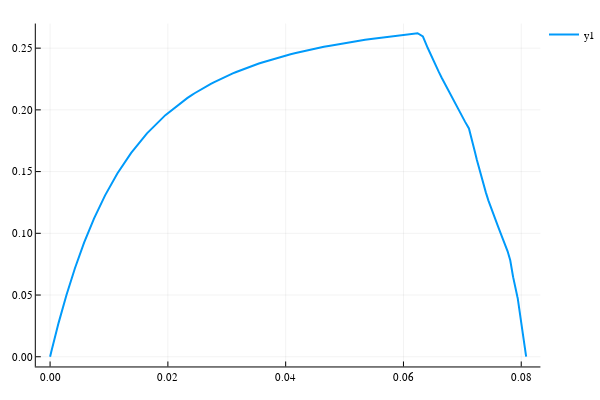

Notebook source saved alongside this figure:
### Markdown cell above
## D vs X

### Code cell
plot((μs, Xs) ,lw =2)

### Figure 1 — Plotly figure (JSON) as saved in the notebook; plotly's stock layout.template omitted (floating-point values rounded to 4 significant figures; data arrays with more than 128 entries replaced by an {"elided": "..."} marker saying what was removed)
{"data": [{"colorbar": {"title": ""}, "hoverinfo": "text", "legendgroup": "y1", "line": {"color": "rgba(0, 154, 250, 1.000)", "dash": "solid", "shape": "linear", "width": 2}, "mode": "lines", "name": "y1", "showlegend": true, "text": {"elided": "393 null values"}, "type": "scatter", "x": {"elided": "393 float values"}, "xaxis": "x1", "y": {"elided": "393 float values"}, "yaxis": "y1"}], "layout": {"annotations": [], "height": 400, "legend": {"bgcolor": "rgba(255, 255, 255, 1.000)", "bordercolor": "rgba(0, 0, 0, 1.000)", "font": {"color": "rgba(0, 0, 0, 1.000)", "family": "sans-serif", "size": 11}, "tracegroupgap": 0, "x": 1, "y": 1}, "margin": {"b": 20, "l": 0, "r": 0, "t": 20}, "paper_bgcolor": "rgba(255, 255, 255, 1.000)", "plot_bgcolor": "rgba(255, 255, 255, 1.000)", "showlegend": true, "width": 600, "xaxis": {"anchor": "y1", "domain": [0.06582, 0.9934], "gridcolor": "rgba(0, 0, 0, 0.100)", "gridwidth": 0.5, "linecolor": "rgba(0, 0, 0, 1.000)", "mirror": false, "range": [-0.002425, 0.08326], "showgrid": true, "showline": true, "showticklabels": true, "tickangle": 0, "tickcolor": "rgb(0, 0, 0)", "tickfont": {"color": "rgba(0, 0, 0, 1.000)", "family": "sans-serif", "size": 11}, "tickmode": "array", "ticks": "inside", "ticktext": ["0.00", "0.02", "0.04", "0.06", "0.08"], "tickvals": [0, 0.02, 0.04, 0.06, 0.08], "title": "", "titlefont": {"color": "rgba(0, 0, 0, 1.000)", "family": "sans-serif", "size": 15}, "type": "-", "visible": true, "zeroline": false, "zerolinecolor": "rgba(0, 0, 0, 1.000)"}, "yaxis": {"anchor": "x1", "domain": [0.03762, 0.9902], "gridcolor": "rgba(0, 0, 0, 0.100)", "gridwidth": 0.5, "linecolor": "rgba(0, 0, 0, 1.000)", "mirror": false, "range": [-0.007862, 0.2699], "showgrid": true, "showline": true, "showticklabels": true, "tickangle": 0, "tickcolor": "rgb(0, 0, 0)", "tickfont": {"color": "rgba(0, 0, 0, 1.000)", "family": "sans-serif", "size": 11}, "tickmode": "array", "ticks": "inside", "ticktext": ["0.00", "0.05", "0.10", "0.15", "0.20", "0.25"], "tickvals": [0, 0.05, 0.1, 0.15, 0.2, 0.25], "title": "", "titlefont": {"color": "rgba(0, 0, 0, 1.000)", "family": "sans-serif", "size": 15}, "type": "-", "visible": true, "zeroline": false, "zerolinecolor": "rgba(0, 0, 0, 1.000)"}}}
